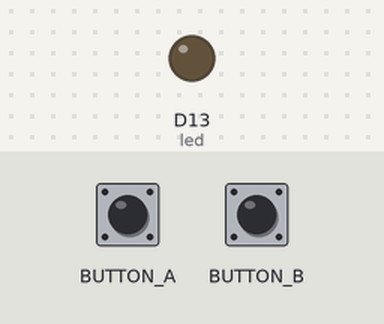
The program below on a simulated Circuit Playground running CircuitPython. Parts: output pins drawn as LEDs (lit = HIGH). Inputs (shaded band) come from the test bench.

Above: at 1.2 s.
1.3 s: button A pressed for 0.15 s
At 1.7 s:
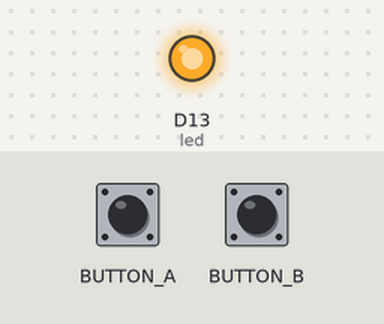
2.9 s: button B pressed for 0.15 s
At 4.1 s:
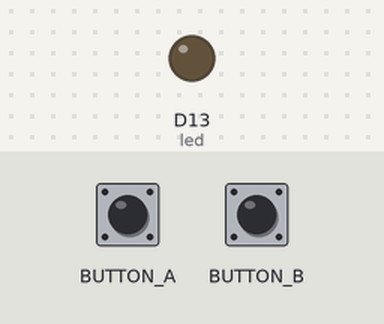
4.5 s: button A pressed for 1 s
At 5.5 s:
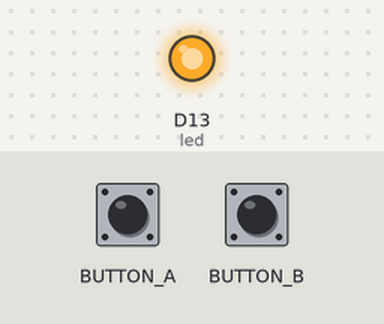
Timing chart, 0 to 7.5 s (numbered marks = the images above; inputs shaded):
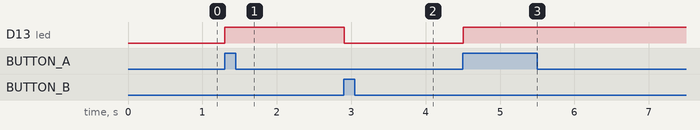

Measured:
- after the input at 1.3 s, D13 (led): LOW → HIGH at once
- after the input at 2.9 s, D13 (led): HIGH → LOW at once
- after the input at 4.5 s, D13 (led): LOW → HIGH at once

The program:

code.py
```python
# CPX Buton On/Off Constant
# Tested with CircuitPython 9.x
# Uses the 2 buttons on the CircuitPlayground Express to turn the LED on and off.
# Button A turns it on, Button B turns it off.
# This constantly updates the value on each loop run.

import time
import board
import digitalio

led = digitalio.DigitalInOut(board.D13)
led.switch_to_output()

button_a = digitalio.DigitalInOut(board.BUTTON_A)
button_b = digitalio.DigitalInOut(board.BUTTON_B)
button_a.switch_to_input(pull=digitalio.Pull.DOWN)
button_b.switch_to_input(pull=digitalio.Pull.DOWN)

while True:
    if button_a.value:
        led.value = True
    if button_b.value:
        led.value = False

    time.sleep(0.1)
```
